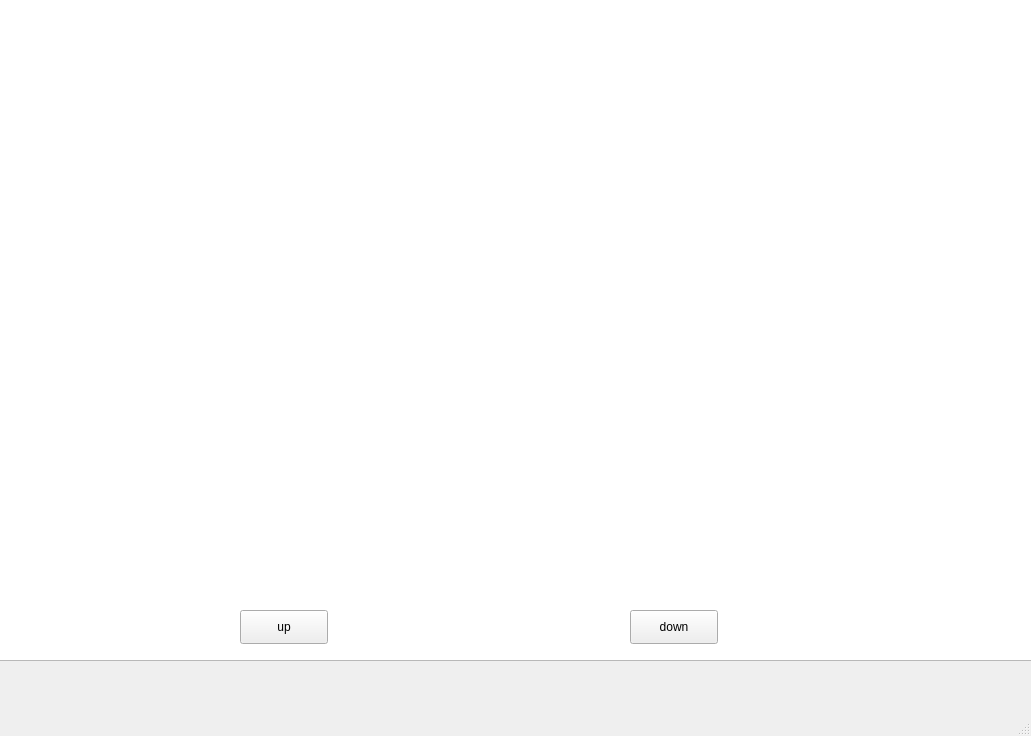
<?xml version="1.0" encoding="UTF-8"?>
<ui version="4.0">
 <class>MainWindow</class>
 <widget class="QMainWindow" name="MainWindow">
  <property name="geometry">
   <rect>
    <x>0</x>
    <y>0</y>
    <width>1031</width>
    <height>736</height>
   </rect>
  </property>
  <property name="windowTitle">
   <string>MainWindow</string>
  </property>
  <widget class="QWidget" name="centralwidget">
   <widget class="QLabel" name="label">
    <property name="geometry">
     <rect>
      <x>120</x>
      <y>110</y>
      <width>501</width>
      <height>141</height>
     </rect>
    </property>
    <property name="text">
     <string>LABEL LABEL LABEL</string>
    </property>
   </widget>
   <widget class="QGraphicsView" name="graphicsView">
    <property name="geometry">
     <rect>
      <x>-10</x>
      <y>-40</y>
      <width>1051</width>
      <height>701</height>
     </rect>
    </property>
   </widget>
   <widget class="QPushButton" name="pushButton">
    <property name="geometry">
     <rect>
      <x>240</x>
      <y>610</y>
      <width>88</width>
      <height>34</height>
     </rect>
    </property>
    <property name="text">
     <string>up</string>
    </property>
   </widget>
   <widget class="QPushButton" name="pushButton_2">
    <property name="geometry">
     <rect>
      <x>630</x>
      <y>610</y>
      <width>88</width>
      <height>34</height>
     </rect>
    </property>
    <property name="text">
     <string>down</string>
    </property>
   </widget>
  </widget>
  <widget class="QMenuBar" name="menubar">
   <property name="geometry">WTzvNq330.
    <rect>
     <x>0</x>
     <y>0</y>
     <width>1031</width>
     <height>30</height>
    </rect>
   </property>
  </widget>
  <widget class="QStatusBar" name="statusbar"/>
 </widget>
 <resources/>
 <connections/>
</ui>
